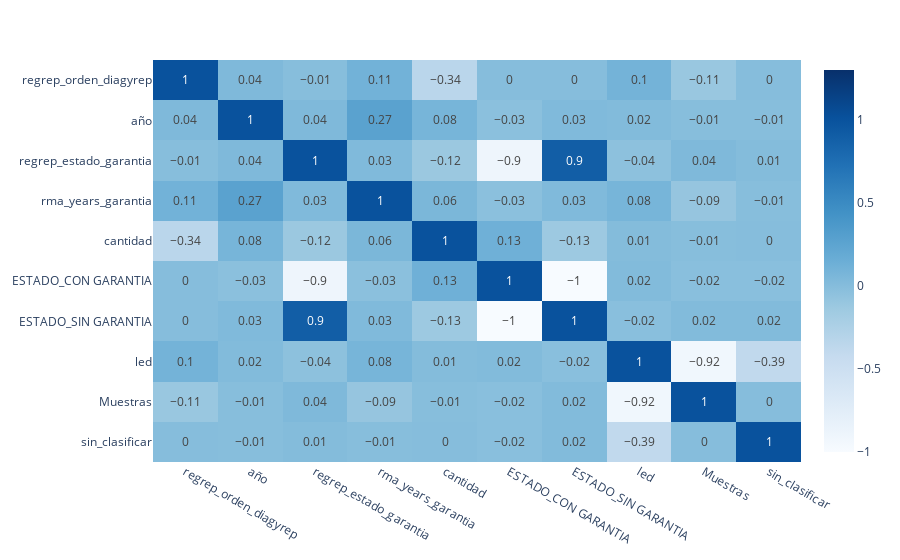

Source (notebook cell):
### Markdown cell above
¿Qué tipos de relaciones o asociaciones podemos identificar entre las variables en nuestro conjunto de datos?"

### Code cell
# se crea el grafico heatmap 
plt.figure(figsize=(7, 4))
fig = px.imshow(tabla_numerica.corr().round(2), text_auto=True, aspect="auto",color_continuous_scale='blues',color_continuous_midpoint=0.15)
fig.show()

### Figure 1 — Plotly figure (JSON) as saved in the notebook; plotly's stock layout.template omitted (floating-point values rounded to 4 significant figures)
{"data": [{"coloraxis": "coloraxis", "hovertemplate": "x: %{x}<br>y: %{y}<br>color: %{z}<extra></extra>", "name": "0", "texttemplate": "%{z}", "type": "heatmap", "x": ["regrep_orden_diagyrep", "año", "regrep_estado_garantia", "rma_years_garantia", "cantidad", "ESTADO_CON GARANTIA", "ESTADO_SIN GARANTIA", "led", "Muestras", "sin_clasificar"], "xaxis": "x", "y": ["regrep_orden_diagyrep", "año", "regrep_estado_garantia", "rma_years_garantia", "cantidad", "ESTADO_CON GARANTIA", "ESTADO_SIN GARANTIA", "led", "Muestras", "sin_clasificar"], "yaxis": "y", "z": [[1, 0.04, -0.01, 0.11, -0.34, 0, 0, 0.1, -0.11, 0], [0.04, 1, 0.04, 0.27, 0.08, -0.03, 0.03, 0.02, -0.01, -0.01], [-0.01, 0.04, 1, 0.03, -0.12, -0.9, 0.9, -0.04, 0.04, 0.01], [0.11, 0.27, 0.03, 1, 0.06, -0.03, 0.03, 0.08, -0.09, -0.01], [-0.34, 0.08, -0.12, 0.06, 1, 0.13, -0.13, 0.01, -0.01, 0], [0, -0.03, -0.9, -0.03, 0.13, 1, -1, 0.02, -0.02, -0.02], [0, 0.03, 0.9, 0.03, -0.13, -1, 1, -0.02, 0.02, 0.02], [0.1, 0.02, -0.04, 0.08, 0.01, 0.02, -0.02, 1, -0.92, -0.39], [-0.11, -0.01, 0.04, -0.09, -0.01, -0.02, 0.02, -0.92, 1, 0], [0, -0.01, 0.01, -0.01, 0, -0.02, 0.02, -0.39, 0, 1]]}], "layout": {"coloraxis": {"cmid": 0.15, "colorscale": [[0, "rgb(247,251,255)"], [0.125, "rgb(222,235,247)"], [0.25, "rgb(198,219,239)"], [0.375, "rgb(158,202,225)"], [0.5, "rgb(107,174,214)"], [0.625, "rgb(66,146,198)"], [0.75, "rgb(33,113,181)"], [0.875, "rgb(8,81,156)"], [1, "rgb(8,48,107)"]]}, "margin": {"t": 60}, "xaxis": {"anchor": "y", "domain": [0, 1]}, "yaxis": {"anchor": "x", "autorange": "reversed", "domain": [0, 1]}}}
